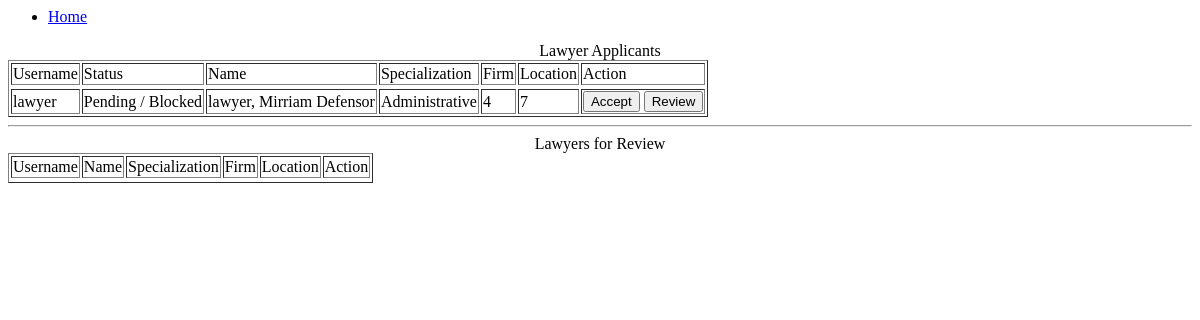
Before: /adminPanel.php with the older database file.
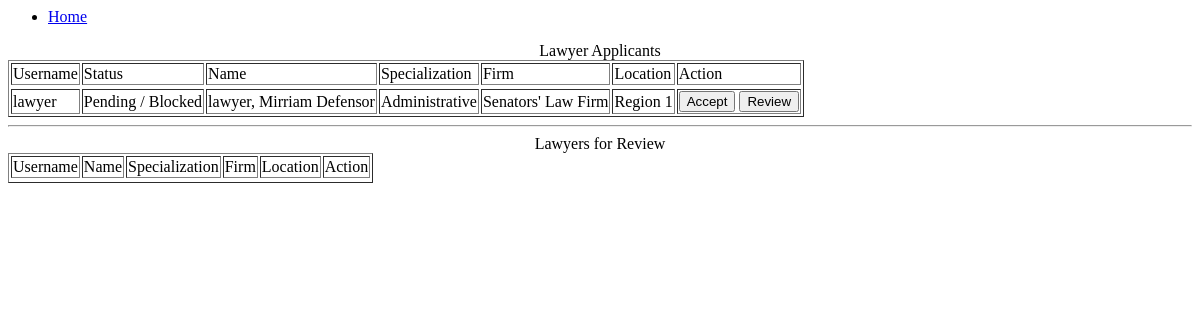
After: the same page with the newer database file.
### tables this page shows
CREATE TABLE `tbllawyer` (
  `lawyerID` int(11) NOT NULL,
  `lawyerUsername` varchar(100) NOT NULL,
  `lawyerPassword` varchar(10) NOT NULL,
  `lawyerLastName` varchar(100) NOT NULL,
  `lawyerFirstName` varchar(100) NOT NULL,
  `lawyerMiddleName` varchar(100) NOT NULL,
  `firmAssociatedTo` varchar(1000) NOT NULL,
  `firmAddress` varchar(1000) NOT NULL,
  `specialization` varchar(1000) NOT NULL,
  `locationLawyers` varchar(10000) NOT NULL,
  `casesWon` varchar(1000) NOT NULL,
  `status` varchar(10) NOT NULL
);

### adminPanel.php (the view, shortened to what this page needs)
<?php include ('HEADER.php'); ?>
<center>Lawyer Applicants</center>
<table border="1">
	<tr>
		<td>Username</td>
		<td>Status</td>
		<td>Name</td>
		<td>Specialization</td>
		<td>Firm</td>
		<td>Location</td>
		<td>Action</td>
	</tr>
	<form action="" method="POST">
	<tr>
		<?php
		$getLawyers = mysqli_query($conn, " SELECT * FROM tbllawyer WHERE status NOT LIKE '3' ");
		while($lawyers = mysqli_fetch_assoc($getLawyers))
		{
		?>
			<tr>
				<td><?php echo $lawyers['lawyerUsername']; ?></td>
				<td><?php if($lawyers['status']==0) echo "Pending / Blocked"; else echo "Active";  ?></td>
				<td><?php echo $lawyers['lawyerUsername'] .", " .$lawyers['lawyerFirstName'] ." " .$lawyers['lawyerMiddleName']; ?></td>
				<td><?php echo $lawyers['specialization']; ?></td>
				<td><?php echo $lawyers['firmAssociatedTo']; ?></td>
				<td><?php echo $lawyers['locationLawyers']; ?></td>
				<td>
					<?php
					if($lawyers['status']==0)
					{
					?>
						<button type="submit" name="accept" value="<?php echo $lawyers['lawyerID']; ?>">Accept</button>
						<button type="submit" name="review" value="<?php echo $lawyers['lawyerID']; ?>">Review</button>
					<?php
					}
					else
					{
					?>
						<button type="submit" name="block" value="<?php echo $lawyers['lawyerID']; ?>">Block</button>
					<?php
					}
					?>
				</td>
			</tr>
		<?php
		}
		?>
	</tr>
	</form>
</table>
<hr>
<center>Lawyers for Review</center>
<table border="1">
	<tr>
		<td>Username</td>
		<td>Name</td>
		<td>Specialization</td>
		<td>Firm</td>
		<td>Location</td>
		<td>Action</td>
	</tr>
</table>

### HEADER.php (shortened to what this page needs)
<html>
<head>
</head>
<body>
	<?php
	if(isset($_SESSION['usertype'])==true)
	{
	?>
		<ul>
			<li><a href="index.php">Home</a></li>
			<li><a href="#"><?php echo $_SESSION['userName']; ?></a></li>
			<li><a href="LOGOUT.php">Logout</a></li>
		</ul>
	<?php
	}
	else
	{
	?>
	<ul>
		<li><a href="index.php">Home</a></li>
	</ul>
	<?php
	}
	?>

Changed rows visible on the page:
changed tbllawyer "lawyer": firmAssociatedTo "4" → "Senators' Law Firm"; locationLawyers "7" → "Region 1"
